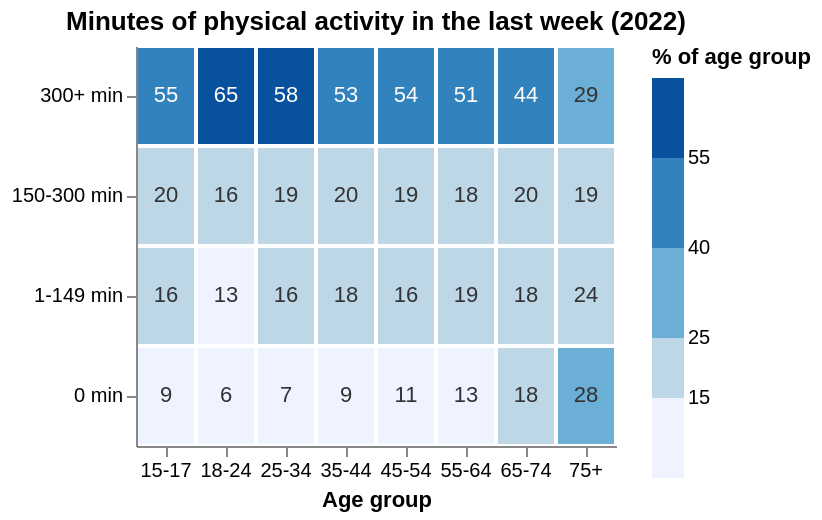

Source (Vega-Lite JSON):
### Vega-Lite specification from a JSON file in a GitHub repository (floating-point values rounded to 4 significant figures)
{"$schema": "https://vega.github.io/schema/vega-lite/v5.json", "title": "Minutes of physical activity in the last week (2022)", "width": 240, "height": 200, "data": {"values": [{"age": "15-17", "minutes": "0 min", "pct": 8.8}, {"age": "15-17", "minutes": "1-149 min", "pct": 15.6}, {"age": "15-17", "minutes": "150-300 min", "pct": 20.3}, {"age": "15-17", "minutes": "300+ min", "pct": 54.8}, {"age": "18-24", "minutes": "0 min", "pct": 6.3}, {"age": "18-24", "minutes": "1-149 min", "pct": 12.9}, {"age": "18-24", "minutes": "150-300 min", "pct": 16.4}, {"age": "18-24", "minutes": "300+ min", "pct": 64.9}, {"age": "25-34", "minutes": "0 min", "pct": 7.4}, {"age": "25-34", "minutes": "1-149 min", "pct": 15.6}, {"age": "25-34", "minutes": "150-300 min", "pct": 19.2}, {"age": "25-34", "minutes": "300+ min", "pct": 57.5}, {"age": "35-44", "minutes": "0 min", "pct": 9.1}, {"age": "35-44", "minutes": "1-149 min", "pct": 17.9}, {"age": "35-44", "minutes": "150-300 min", "pct": 20.1}, {"age": "35-44", "minutes": "300+ min", "pct": 53.1}, {"age": "45-54", "minutes": "0 min", "pct": 10.5}, {"age": "45-54", "minutes": "1-149 min", "pct": 15.9}, {"age": "45-54", "minutes": "150-300 min", "pct": 19.2}, {"age": "45-54", "minutes": "300+ min", "pct": 54.2}, {"age": "55-64", "minutes": "0 min", "pct": 12.9}, {"age": "55-64", "minutes": "1-149 min", "pct": 18.5}, {"age": "55-64", "minutes": "150-300 min", "pct": 17.7}, {"age": "55-64", "minutes": "300+ min", "pct": 50.8}, {"age": "65-74", "minutes": "0 min", "pct": 17.8}, {"age": "65-74", "minutes": "1-149 min", "pct": 17.8}, {"age": "65-74", "minutes": "150-300 min", "pct": 20.0}, {"age": "65-74", "minutes": "300+ min", "pct": 44.3}, {"age": "75+", "minutes": "0 min", "pct": 28.2}, {"age": "75+", "minutes": "1-149 min", "pct": 24.3}, {"age": "75+", "minutes": "150-300 min", "pct": 19.0}, {"age": "75+", "minutes": "300+ min", "pct": 28.8}]}, "encoding": {"x": {"field": "age", "type": "ordinal", "title": "Age group", "axis": {"labelAngle": 0}}, "y": {"field": "minutes", "type": "ordinal", "title": null, "sort": ["300+ min", "150-300 min", "1-149 min", "0 min"]}}, "layer": [{"mark": {"type": "rect", "stroke": "white", "strokeWidth": 2}, "encoding": {"color": {"field": "pct", "type": "quantitative", "title": "% of age group", "scale": {"type": "threshold", "domain": [15, 25, 40, 55], "range": ["#eff3ff", "#bdd7e7", "#6baed6", "#3182bd", "#08519c"]}}, "tooltip": [{"field": "age", "type": "nominal", "title": "Age group"}, {"field": "minutes", "type": "nominal", "title": "Activity last week"}, {"field": "pct", "type": "quantitative", "title": "% of age group", "format": ".1f"}]}}, {"mark": {"type": "text", "fontSize": 11}, "encoding": {"text": {"field": "pct", "type": "quantitative", "format": ".0f"}, "color": {"condition": {"test": "datum.pct > 40", "value": "white"}, "value": "#333333"}}}]}
